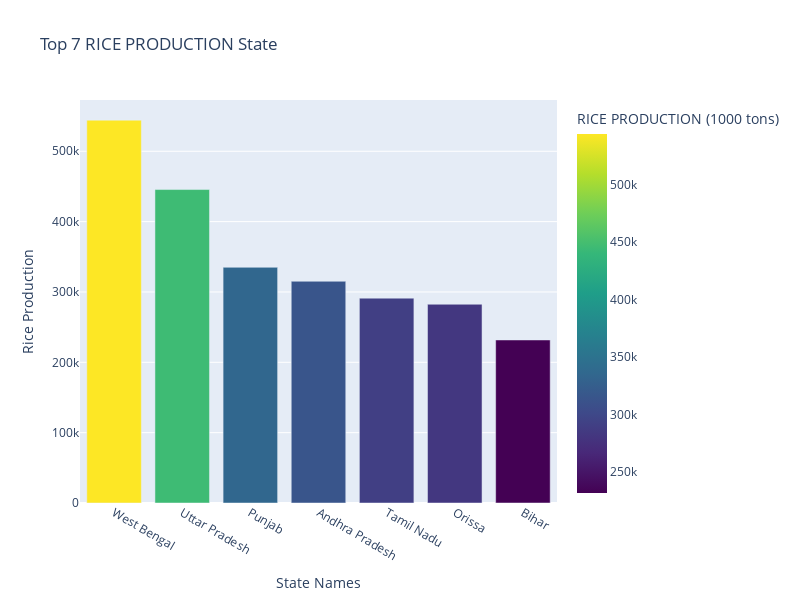

The code cell stored with this chart in its notebook:
### Code cell
# Bar Chart
fig = px.bar(rice_state,x='State Name',y = 'RICE PRODUCTION (1000 tons)',title='Top 7 RICE PRODUCTION State',labels={'State Name': 'State Name', 'Rice Production': 'RICE PRODUCTION (1000 tons)'},color='RICE PRODUCTION (1000 tons)',color_continuous_scale='Viridis')

fig.update_layout(xaxis_title = 'State Names', yaxis_title = 'Rice Production')
fig.update_layout(height = 600, width = 800)
fig.show()

### Figure 1 — Plotly figure (JSON) as saved in the notebook; plotly's stock layout.template omitted (floating-point values rounded to 4 significant figures)
{"data": [{"alignmentgroup": "True", "hovertemplate": "State Name=%{x}<br>RICE PRODUCTION (1000 tons)=%{marker.color}<extra></extra>", "legendgroup": "", "marker": {"color": [544200.0, 445600.0, 335000.0, 315200.0, 291200.0, 282500.0, 231759], "coloraxis": "coloraxis", "pattern": {"shape": ""}}, "name": "", "offsetgroup": "", "orientation": "v", "showlegend": false, "textposition": "auto", "type": "bar", "x": ["West Bengal", "Uttar Pradesh", "Punjab", "Andhra Pradesh", "Tamil Nadu", "Orissa", "Bihar"], "xaxis": "x", "y": [544200.0, 445600.0, 335000.0, 315200.0, 291200.0, 282500.0, 231759], "yaxis": "y"}], "layout": {"barmode": "relative", "coloraxis": {"colorbar": {"title": {"text": "RICE PRODUCTION (1000 tons)"}}, "colorscale": [[0, "#440154"], [0.1111, "#482878"], [0.2222, "#3e4989"], [0.3333, "#31688e"], [0.4444, "#26828e"], [0.5556, "#1f9e89"], [0.6667, "#35b779"], [0.7778, "#6ece58"], [0.8889, "#b5de2b"], [1, "#fde725"]]}, "height": 600, "legend": {"tracegroupgap": 0}, "title": {"text": "Top 7 RICE PRODUCTION State"}, "width": 800, "xaxis": {"anchor": "y", "domain": [0, 1], "title": {"text": "State Names"}}, "yaxis": {"anchor": "x", "domain": [0, 1], "title": {"text": "Rice Production"}}}}
